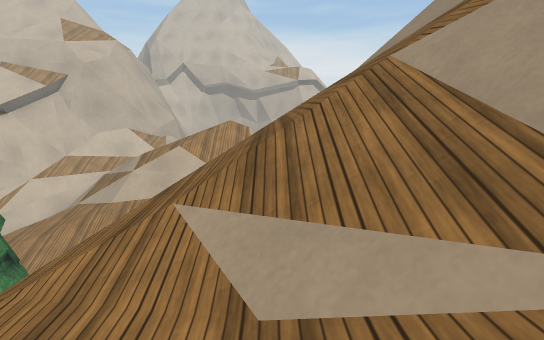
view 1 (above)

23 first-person views from a walk through a Unity game level. The camera is 1.5 m above the floor, tilts 10° down and sees 80° across. The floor is counted in squares, 1 m on a side. Each view is taken from the middle of a square. On the plan, view 1 faces up. The plan holds only what a view shows up to about 15 squares ahead; the rest is blank. The place goes on beyond the plan. The player character is not drawn. Some animated figures are not drawn. Surface patterns are stand-ins for the level's own textures.

view 2
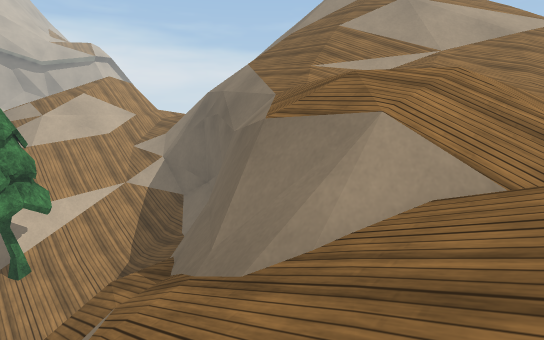

view 3
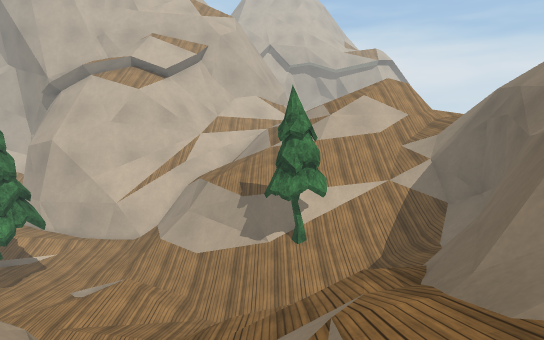

view 4
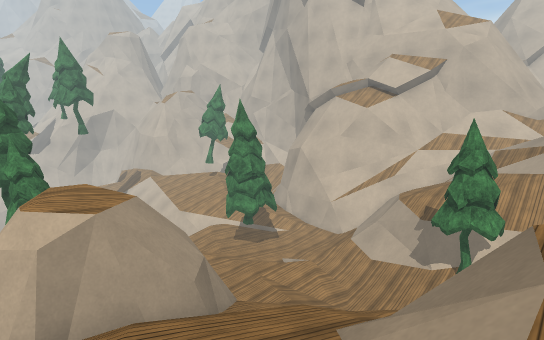

view 5
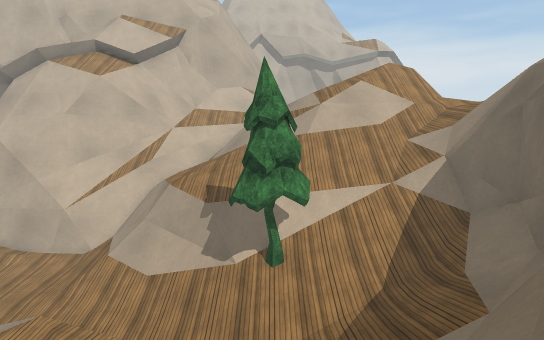

view 6
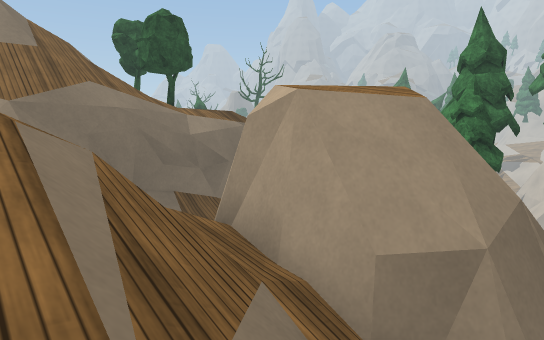

view 7
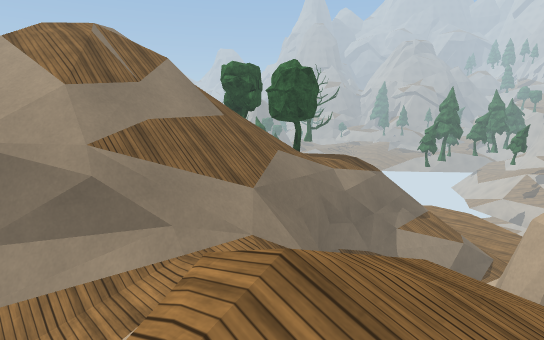

view 8
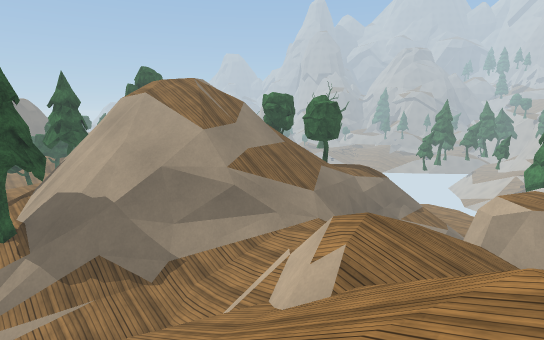

view 9
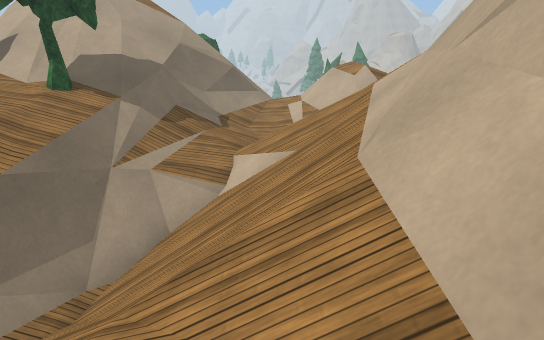

view 10
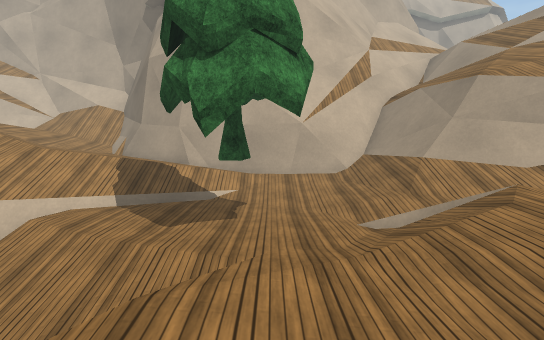

view 11
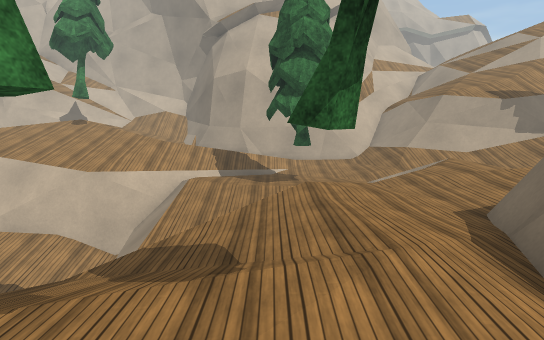

view 12
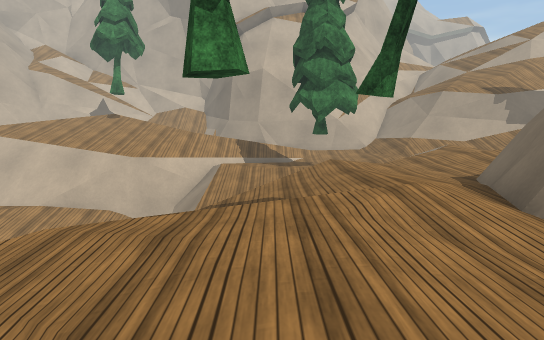

view 13
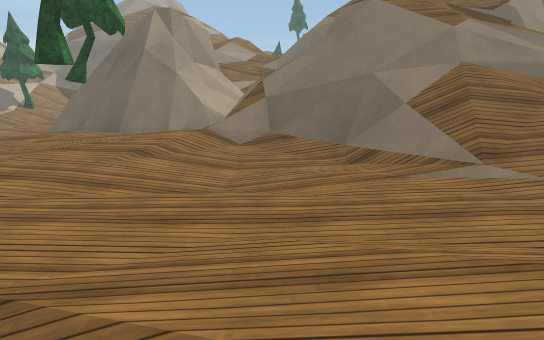

view 14
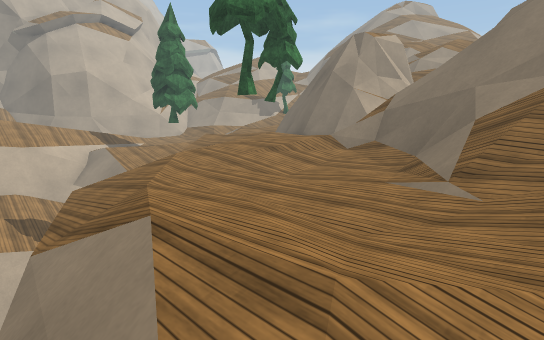

view 15
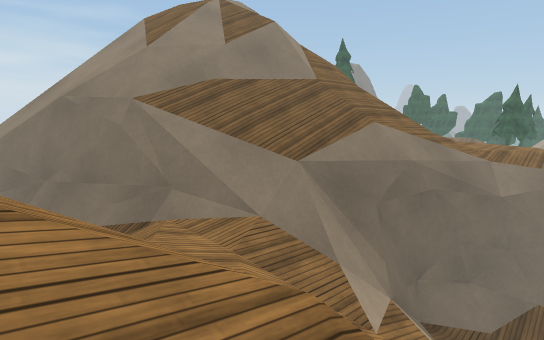

view 16
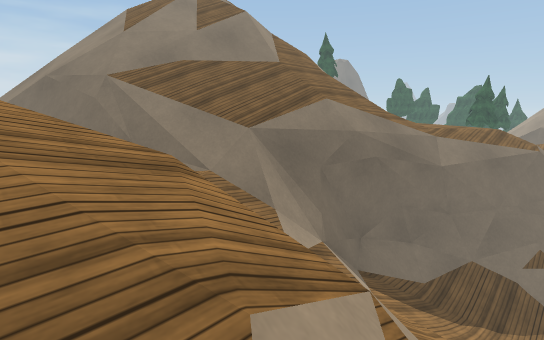

view 17
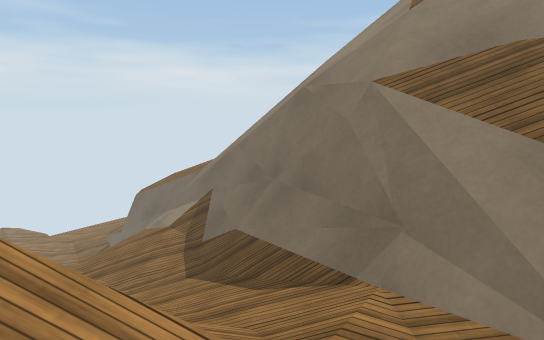

view 18
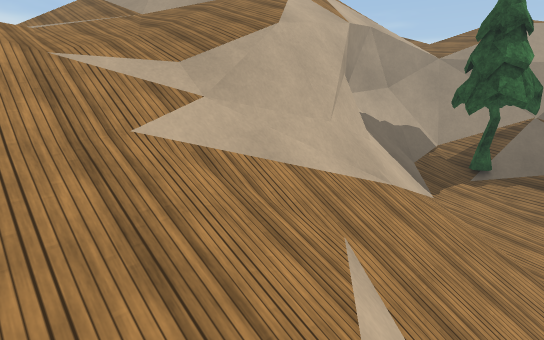

view 19
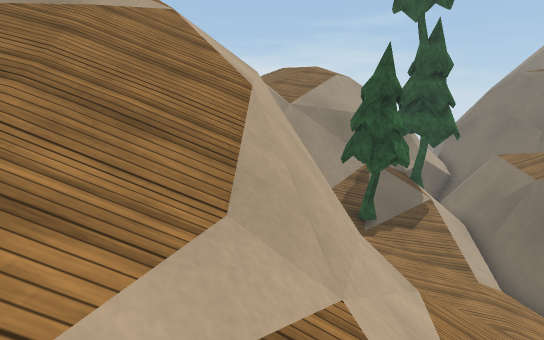

view 20
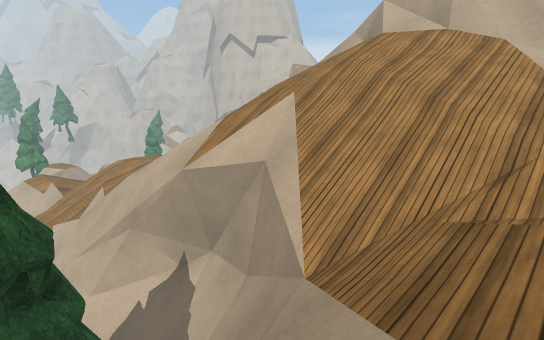

view 21
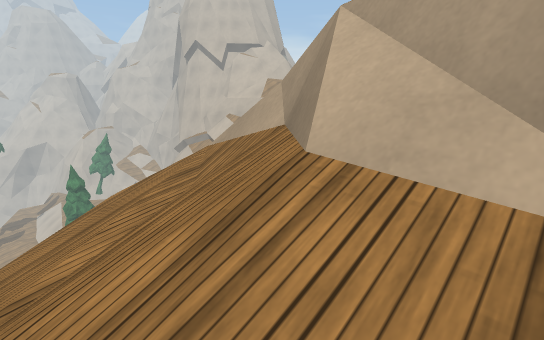

view 22
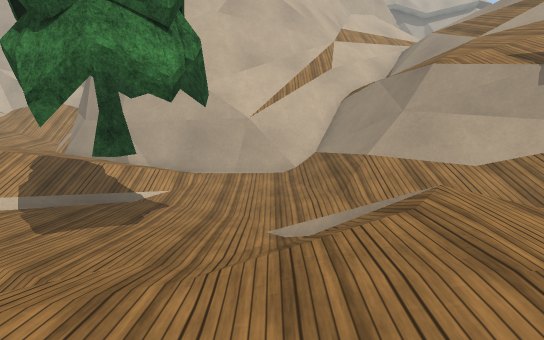

view 23
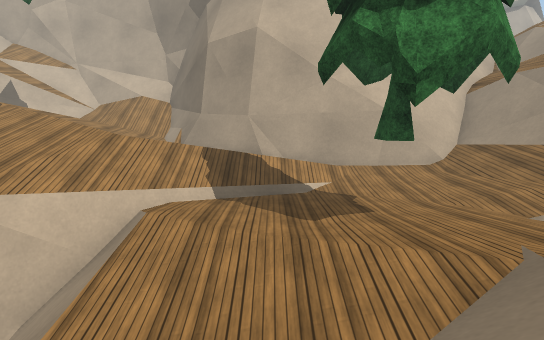

### Floor plan
Key: @ floor where view 1 was taken; # wall or solid block; x gap in a wall; . main floor; : floor 0.75 m higher than the main floor; + floor 1.5 m higher than the main floor; * floor 2.5 m higher than the main floor; % floor 3.25 m higher than the main floor; & floor 6.5 m higher than the main floor; $ floor 8 m higher than the main floor; / step, stairs or slope; = window, fence, low wall or low ledge; ^ raised ledge; v drop or lower ground; T pine tree; R tree; O other object.
Columns run from 32 left of view 1 to 15 right of it. Each row starts with its distance up from view 1.
 18  /::/##     ^##=  v////////////   //////=#=/
 17 //::.=##  #^## %%//%///////////==/////=###//
 16 ///::.=####==%%vv///////////////////=###///
 15 / //::..=####vv###//////==#&///////#^#vv///
 14 O///:::.....=##==#v///////=////&/=## //////
 13  ////:::////...//#=#///////////////////////
 12  //////////....////=#/////////=////////////
 11 /////////.......////==///////#=v///////////
 10 ///////.......///////#TTT////##v//////////
  9 ///////....T../#../////T/////##//////////
  8 /#=#////...T..//==///////////#v/////////
  7 /=///=////....///:///////////#/////=#//
  6 /////#///////..:::://///////##//////=        v
  5 //// ///////:..:://// /  //##v////////===/   v
  4  ///      /:::.:::+////  /##////////////==x=v#=
  3  //     //.:::.::/  //====#v///////////////=#=/
  2  v    //...:::=#    /////=v//$$$///////////////
  1       //...:::##  ##/ //=#//$$$$///////////////
  0       /////::=##  ###///#=//$$$/@//////////////
 -1   v//////:T::=###  #=///////$//////////////////
 -2   v///::::T::####  ##///////////////////////////
 -3   ///..::::::=#######////////////////////vv/////
 -4  v//...::::::=v/=###/ /////////////vvv#/vvvv////
 -5  v//....///// x//        //v//////==###//=#vv///
 -6  //.....//=/v#=          ===///////=#OO//#=#v///
 -7 v//....../=///v      =///////////////////TT##v /
 -8 v/::.....=v//=#=#///#==//////////////////TTO=#//
 -9 v/::..::/=///===##v## //=#////////////%////OT
-10  /::..///=///=///////////##=O///#=/////*////O
-11  :::://///=// &&&/////////##===/#==/////////TT
-12 / :://///=v//  &R //////////##===###= //==//vT

Positions as (right, up) in squares from view 1, and headings:
1: (0, 0), facing up
2: (-10, -3), facing up-right
3: (-10, -3), facing up
4: (-6, -4), facing up-left
5: (-9, 0), facing up
6: (-9, 1), facing down-left
7: (-5, -3), facing down-left
8: (0, -1), facing down-left
9: (8, -8), facing left
10: (-20, 2), facing up
11: (-22, -4), facing up
12: (-23, -6), facing up
13: (-31, -7), facing right
14: (-32, -12), facing up-right
15: (-6, 18), facing down-right
16: (-8, 18), facing down-right
17: (-3, 16), facing right
18: (-3, -10), facing up-right
19: (-2, -4), facing right
20: (15, -8), facing up-left
21: (11, 1), facing up-left
22: (-18, 3), facing up
23: (-23, 3), facing up
